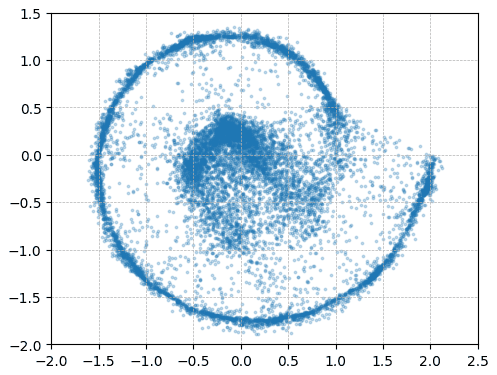
#> input picture dives/2026-10-03-diffusion-backbones/img/fig/jit-fig-eps-pred-hd16.png, 497 x 375 px
$ python fig.py ../../../dives/2026-10-03-diffusion-backbones/img/fig/jit-fig-eps-pred-hd16.png out.png
#> lines starting #> are read from the running program, lines starting #| are printed output that depends on the picture; after the words box and inside, x2 and y2 are one past the last pixel; in counts of white or black regions, pixels touching at a corner belong together
#!/usr/bin/env python3
"""Prepare a reference figure for a dive: render, trim whitespace, downscale, compress.

  python3 fig.py <input.pdf|.png|.jpg|.webp> <dives/.../img/fig/name.png> [--trim L,B,R,T] [--page N] [--max 1400]

--trim takes LaTeX \\includegraphics trim values in points (left,bottom,right,top), so a figure that the
paper crops in its .tex source can be cropped the same way. PDFs are rendered with pdftoppm (poppler)
or, if missing, macOS sips. Output is a palette PNG, typically 20-80 KB. Needs Pillow.

Only feed it files from sources whose license allows reuse (see SKILL.md, "Reference figures").
"""
import argparse
import os
import pathlib
import shutil
import subprocess
import sys
import tempfile

from PIL import Image, ImageChops, ImageOps

DPI = 220


def render_pdf(pdf, page, tmp):
    out = pathlib.Path(tmp) / "page"
    if shutil.which("pdftoppm"):
        subprocess.run(["pdftoppm", "-png", "-r", str(DPI), "-f", str(page), "-l", str(page), "-singlefile",
                        str(pdf), str(out)], check=True)
        return out.with_suffix(".png")
    if shutil.which("sips"):
        png = out.with_suffix(".png")
        subprocess.run(["sips", "-s", "format", "png", "-s", "dpiWidth", str(DPI), "-s", "dpiHeight", str(DPI),
                        str(pdf), "--out", str(png)], check=True, capture_output=True)
        return png
    sys.exit("need pdftoppm (brew install poppler / apt install poppler-utils) or macOS sips to render PDFs")


def main():
    ap = argparse.ArgumentParser(description=__doc__, formatter_class=argparse.RawDescriptionHelpFormatter)
    ap.add_argument("src")
    ap.add_argument("dst")
    ap.add_argument("--trim", help="L,B,R,T in points, like LaTeX trim={L B R T}")
    ap.add_argument("--page", type=int, default=1)
    ap.add_argument("--max", type=int, default=1400, help="max width in px")
    a = ap.parse_args()
    src = pathlib.Path(a.src)
    with tempfile.TemporaryDirectory() as tmp:
        path = render_pdf(src, a.page, tmp) if src.suffix.lower() == ".pdf" else src
        im = Image.open(path)
#> im is the input picture: PIL image 497x375 P; mean R, G, B 223.9, 234.1, 241.1
        im.load()
    if im.mode in ("RGBA", "LA", "P"):
        im = im.convert("RGBA")
#> im: PIL image 497x375 RGBA
        bg = Image.new("RGBA", im.size, "white")
#> bg: PIL image 497x375 RGBA; every value is 255
        im = Image.alpha_composite(bg, im)
    im = im.convert("RGB")
    if a.trim:
        l, b, r, t = (float(x) * DPI / 72 for x in a.trim.split(","))
        if src.suffix.lower() != ".pdf":
            l = b = r = t = 0  # trim only meaningful for vector sources rendered at DPI
            print("note: --trim ignored for raster input", file=sys.stderr)
        im = im.crop((int(l), int(t), int(im.width - r), int(im.height - b)))
    # trim near-white margins
    mask = ImageChops.difference(im, Image.new("RGB", im.size, "white")).convert("L").point(lambda p: 255 if p > 10 else 0)
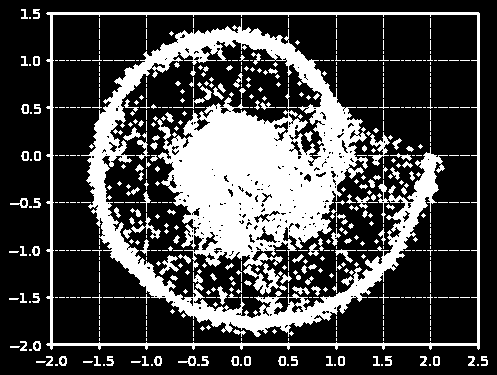
#> mask: PIL image 497x375 L; 27.6% white; 546 white regions (415 under 20 px), largest, box (x1, y1, x2, y2) and area: (81, 18, 448, 337) 36728, (46, 12, 480, 350) 4793, (243, 263, 287, 295) 447
    bbox = mask.getbbox()
#> bbox = (9, 9, 488, 366)
    if bbox:
        im = im.crop(bbox)
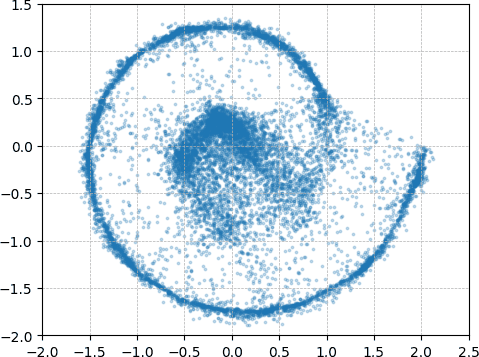
#> im: PIL image 479x357 RGB; mean R, G, B 221.2, 232.2, 239.8
    im = ImageOps.expand(im, border=max(8, int(max(im.size) * 0.02)), fill="white")
    if im.width > a.max:
        im = im.resize((a.max, round(im.height * a.max / im.width)), Image.LANCZOS)
    dst = pathlib.Path(a.dst)
    dst.parent.mkdir(parents=True, exist_ok=True)
    im.quantize(colors=128, method=Image.Quantize.MEDIANCUT).save(dst, optimize=True)
    kb = os.path.getsize(dst) // 1024
    print(f"{dst} {im.width}x{im.height} {kb} KB" + ("  (large: consider --max 1000)" if kb > 250 else ""))
#| out.png 497x375 38 KB


if __name__ == "__main__":
    main()

$ run again, on dives/2026-10-03-diffusion-backbones/img/fig/rae-width-ablation.png
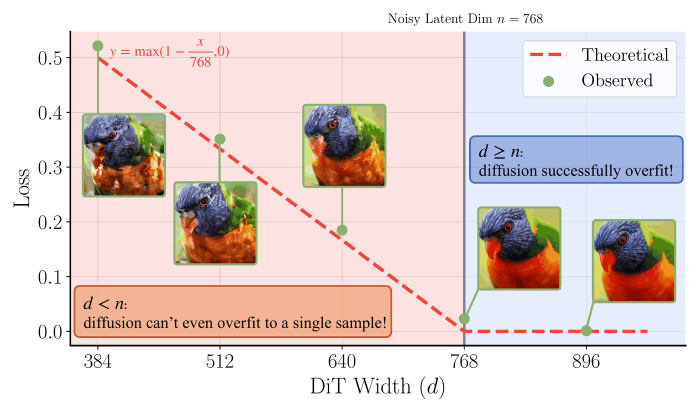
#> input picture dives/2026-10-03-diffusion-backbones/img/fig/rae-width-ablation.png, 1400 x 825 px (shown at 1/2 size)
#> in main, im is the input picture: PIL image 1400x825 P; mean R, G, B 226.8, 212.3, 209.7
#> bg: PIL image 1400x825 RGBA; every value is 255
#> in main, `mask = ImageChops.difference(im, Image.new("RGB", im.size, "white")).c..`:
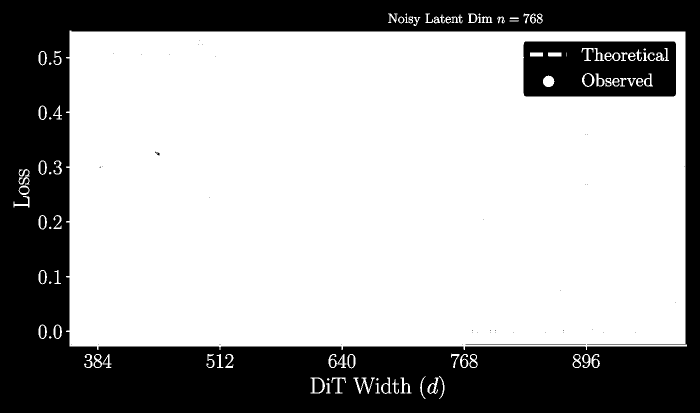
#> mask: PIL image 1400x825 L (shown at 1/2 size); 65.4% white; 84 black regions (40 under 20 px), largest, box (x1, y1, x2, y2) and area: (0, 0, 1400, 825) 365169, (1047, 83, 1352, 193) 29352, (629, 757, 645, 785) 401
#> bbox = (27, 27, 1374, 798)
#> in main, `im = ImageOps.expand(im, border=max(8, int(max(im.size) * 0.02)), fill..`:
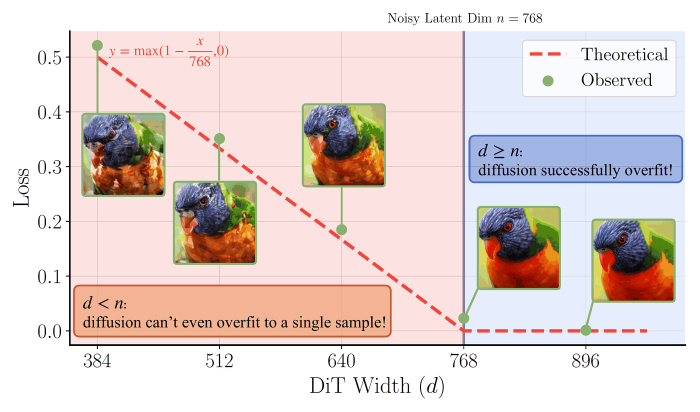
#> im: PIL image 1399x823 RGB (shown at 1/2 size); mean R, G, B 226.7, 212.1, 209.5
#| out.png 1399x823 96 KB
